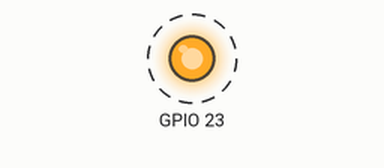
This program was run on a simulated Raspberry Pi (BCM pin numbers). On the bench: output pins drawn as LEDs (lit = HIGH). Dashed ring = blinking. At 102.0 s the program stops and its outputs stay as they are.

Above: at 0.5 s.
Timing chart, 0 to 4.6 s (numbered marks = the images above):
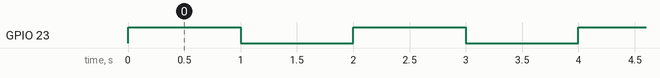

Measured:
- by itself, GPIO 23: alternates HIGH for 1.0 s and LOW for 1.0 s, 102 changes in all, then stays LOW

The program:

blue.py
```python
import RPi.GPIO as GPIO
import time

GPIO.setwarnings(False)
GPIO.setmode(GPIO.BCM)
GPIO.setup(23, GPIO.OUT) # Blue LED

# Causes Blue light to blink
for i in range (0, 51):
	GPIO.output(23, True)
	time.sleep(1)
	GPIO.output(23, False)
	time.sleep(1)
```
